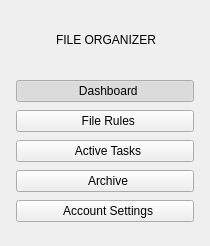
         <widget class="QFrame" name="sidebarFrame">
          <property name="minimumSize">
           <size>
            <width>210</width>
            <height>0</height>
           </size>
          </property>
          <property name="maximumSize">
           <size>
            <width>210</width>
            <height>16777215</height>
           </size>
          </property>
          <layout class="QVBoxLayout" name="verticalLayout_sidebar">
           <property name="spacing">
            <number>8</number>
           </property>
           <property name="leftMargin">
            <number>16</number>
           </property>
           <property name="topMargin">
            <number>24</number>
           </property>
           <property name="rightMargin">
            <number>16</number>
           </property>
           <property name="bottomMargin">
            <number>24</number>
           </property>
           <item>
            <layout class="QHBoxLayout" name="sidebarLogoLayout">
             <property name="bottomMargin">
              <number>16</number>
             </property>
             <item>
              <widget class="QLabel" name="lbl_side_logo">
               <property name="minimumSize">
                <size>
                 <width>32</width>
                 <height>32</height>
                </size>
               </property>
               <property name="maximumSize">
                <size>
                 <width>32</width>
                 <height>32</height>
                </size>
               </property>
               <property name="pixmap">
                <pixmap>file-organizer-logo.svg</pixmap>
               </property>
               <property name="scaledContents">
                <bool>true</bool>
               </property>
              </widget>
             </item>
             <item>
              <widget class="QLabel" name="lbl_side_appname">
               <property name="text">
                <string>FILE ORGANIZER</string>
               </property>
              </widget>
             </item>
            </layout>
           </item>
           <item>
            <widget class="QPushButton" name="btn_nav_dash">
             <property name="cursor">
              <cursorShape>PointingHandCursor</cursorShape>
             </property>
             <property name="text">
              <string>  Dashboard</string>
             </property>
             <property name="checkable">
              <bool>true</bool>
             </property>
             <property name="checked">
              <bool>true</bool>
             </property>
             <property name="autoExclusive">
              <bool>true</bool>
             </property>
            </widget>
           </item>
           <item>
            <widget class="QPushButton" name="btn_nav_rules">
             <property name="cursor">
              <cursorShape>PointingHandCursor</cursorShape>
             </property>
             <property name="text">
              <string>  File Rules</string>
             </property>
             <property name="checkable">
              <bool>true</bool>
             </property>
             <property name="autoExclusive">
              <bool>true</bool>
             </property>
            </widget>
           </item>
           <item>
            <widget class="QPushButton" name="btn_nav_tasks">
             <property name="cursor">
              <cursorShape>PointingHandCursor</cursorShape>
             </property>
             <property name="text">
              <string>  Active Tasks</string>
             </property>
             <property name="checkable">
              <bool>true</bool>
             </property>
             <property name="checked">
              <bool>false</bool>
             </property>
             <property name="autoExclusive">
              <bool>true</bool>
             </property>
            </widget>
           </item>
           <item>
            <widget class="QPushButton" name="btn_nav_archive">
             <property name="cursor">
              <cursorShape>PointingHandCursor</cursorShape>
             </property>
             <property name="text">
              <string>  Archive</string>
             </property>
             <property name="checkable">
              <bool>true</bool>
             </property>
             <property name="autoExclusive">
              <bool>true</bool>
             </property>
            </widget>
           </item>
           <item>
            <spacer name="verticalSpacer_sidebar">
             <property name="orientation">
              <enum>Qt::Vertical</enum>
             </property>
             <property name="sizeHint" stdset="0">
              <size>
               <width>0</width>
               <height>0</height>
              </size>
             </property>
            </spacer>
           </item>
           <item>
            <widget class="QPushButton" name="btn_nav_settings">
             <property name="cursor">
              <cursorShape>PointingHandCursor</cursorShape>
             </property>
             <property name="text">
              <string>  Account Settings</string>
             </property>
             <property name="checkable">
              <bool>true</bool>
             </property>
             <property name="autoExclusive">
              <bool>true</bool>
             </property>
            </widget>
           </item>
          </layout>
         </widget>
